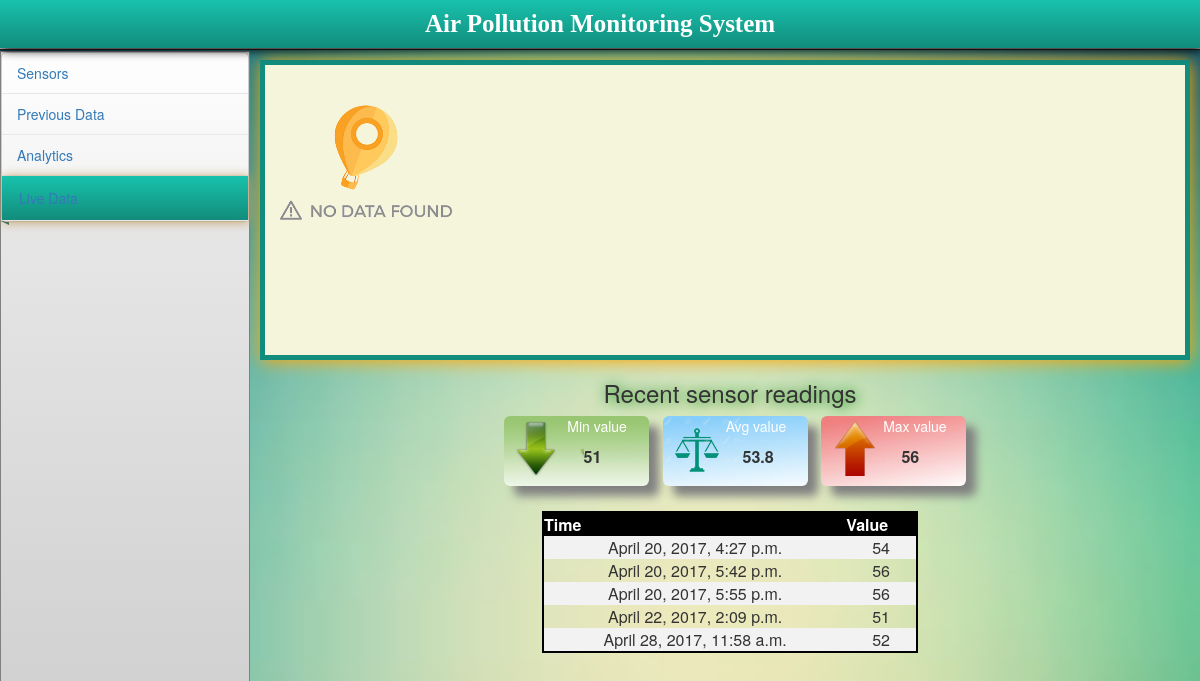
The page /live/ on the database its author committed.
### myapp/models.py (models this page shows, shortened)
class Sensor(models.Model):#Stores information about sensor values
    Sensor_name  = models.CharField(max_length=200,default=None)
    Sensor_value = models.CharField(max_length=200,default=None)
    Sensor_date  = models.DateTimeField(auto_now_add=True)

### myapp/views.py (the view)
# urls.py: url(r'^live/',myapp.views.live),
def  live(request):
        sensors1=Sensor.objects.all()
        count = Sensor.objects.all().count()
        sensors=sensors1.reverse()[count-1:]
        sensors2=sensors1.reverse()[count-5:]
	count2=sensors1.reverse()[count-5:].count()
	avg_1=sensors1.reverse()[count-5:].aggregate(Avg('Sensor_value'))
    	max1=sensors1.reverse()[count-5:].aggregate(Max('Sensor_value'))
    	min1=sensors2.aggregate(Min('Sensor_value'))
    	avg1=round(avg_1.get('Sensor_value__avg'),3)
        context  = {
        "sensors":sensors,"sensors2":sensors2,"count2":range(count2),"curr_time":datetime.datetime.now(),"avg1":avg1,"max1":max1,"min1":min1,
        }
        return render(request,"myapp/live_data.html",context)

### myapp/templates/myapp/live_data.html (shortened to what this page needs)
<html lang="en">
<head>
    {% load staticfiles %}
          <link rel="stylesheet" href="//cdnjs.cloudflare.com/ajax/libs/morris.js/0.5.1/morris.css">
    <link href="{% static 'myapp/all/bootstrap/css/bootstrap.min.css'%}" rel="stylesheet">
    <link href="{% static 'myapp/all/metisMenu/metisMenu.min.css'%}" rel="stylesheet">
    <link href="{% static 'myapp/all/datatables-plugins/dataTables.bootstrap.css'%}" rel="stylesheet">
    <link href="{% static 'myapp/all/datatables-responsive/dataTables.responsive.css'%}" rel="stylesheet">
    <link href="{% static 'myapp/css/sb-admin-2.css'%}" rel="stylesheet">
    <link href="{% static 'myapp/css/graph.css'%}" rel="stylesheet">
    <link href="{% static 'myapp/css/ul_styles.css'%}" rel="stylesheet">
    <link href="{% static 'myapp/all/font-awesome/css/font-awesome.min.css'%}" rel="stylesheet" type="text/css">
</head>
<body style="background-image:url('{% static 'myapp/all/grad2.jpg'%}');background-size:100%;">
<div id="wrapper1">
        <nav class="navbar navbar-default navbar-static-top" role="navigation" style="margin-bottom: 0;1position :fixed; width: 100%;background-color: #d2d2d2; border-color: #242424; ">
	<center><div class="heading">Air Pollution Monitoring System</div></center>
    </nav>
<div class="navbar-default sidebar" role="navigation; background-color: #f0ad4e;">
    <div   id="cssmenu" class="sidebar-nav navbar-collapse">
                <ul class="nav testing" id="side-menu">
                    <li><a href="/iot">Sensors</a></li>
		    <li><a href="/previous"> Previous Data</a></li>
                    <li ><a href="/analytics">Analytics</a></li>
                    <li class="active"><a href="/live">Live Data</a></li>
                </ul>
 </div>
</div>
 <div  class="live-chart"> <div id="containerpie" style="min-width: 310px; height: 300px; max-width: 600px; margin: 0 auto;border: 5px solid #128c7c;1background-image:url('{% static 'myapp/all/no-data1.png'%}');background-repeat: no-repeat; margin-top:10px;" ></div></div>
</div>
<center style="padding-left: 260px;">
<h3>Recent sensor readings</h3>
<center>
<div class="">
	<div class="min" style="background-image:url('{% static 'myapp/all/green.jpg'%}');background-size:100%;">
	<span class="span_heading">Min value</span>
	<span class="down" style="background-image:url('{% static 'myapp/all/down.png'%}');background-size:80%;" ><b>{{min1.Sensor_value__min}}</b></span>
</div>
<div class="avg" style="background-image:url('{% static 'myapp/all/blue.jpg'%}');background-size:100%;">
	<span class="span_heading">Avg value</span>
	<span class="middle1" style="background-image:url('{% static 'myapp/all/middle.png'%}');background-size:85%;"><b>{{avg1}}</b></span>
</div>
<div class="max" style="background-image:url('{% static 'myapp/all/red.jpg'%}');background-size:100%;">
	<span class="span_heading">Max value</span>
	<span class="up" style="background-image:url('{% static 'myapp/all/up.png'%}');background-size:85%;"><b>{{max1.Sensor_value__max}}</b></span>
</div>
</div>
</center>
<table class="live-table" align="center">
  <tr>
    <th>Time</th>
    <th>Value</th>
  </tr>
  {%for Sen in sensors2 %}
  <tr>
    <td>{{Sen.Sensor_date}}</td>
    <td>{{Sen.Sensor_value}}</td>
  </tr>
  {%endfor%}
</table>
</center>
</body>
</html>

### myapp/static/myapp/css/sb-admin-2.css (style rules this page uses)
body { background-color: #f8f8f8; }
body { height:100%; 1background: #eeeeee; 1background: -moz-linear-gradient(top, #eeeeee 0%, #cccccc 100%); 1background: -webkit-linear-gradient(top, #eeeeee 0%,#cccccc 100%); 1background: linear-gradient(to bottom, #eeeeee 0%,#cccccc 100%); filter: progid:DXImageTransform.Microsoft.gradient( startColorstr='#eeeeee', endColorstr='#cccccc',GradientType=0 ); copy }
div.heading { box-shadow: 2px 2px 10px black; padding: 10px 0px; font: 25px arial; color: white; font-family: fantasy; font-weight: bold; background: -webkit-linear-gradient(bottom, #128c7c, #18c2ac); background: -o-linear-gradient(bottom, #128c7c, #18c2ac); background: -ms-linear-gradient(bottom, #128c7c, #18c2ac); background: linear-gradient(to top, #128c7c, #18c2ac); 1box-shadow: 0 1px 1px rgba(0, 0, 0, 0.25); }
.sidebar .sidebar-nav.navbar-collapse { padding-left: 0; padding-right: 0; }
.sidebar ul li { border-bottom: 1px solid #e7e7e7; }
@media (min-width: 768px) { .sidebar { z-index: 1; position: absolute; width: 250px; margin-top: 1px; } }

### myapp/static/myapp/css/graph.css (style rules this page uses)
.min,.avg,.max { display: inline-block; height: 70px; width: 145px; background:gray; border-radius: 6px; margin-left: 10px; box-shadow: 10px 10px 10px grey; }
.up,.down,.middle1 { width: 58px; height: 60px; display: inline-block; float:left; padding-top: 30px; padding-left: 80px; font-size: 16px; }
.span_heading { margin-left: -38px; display: inline-block; color:white; }
#containerpie { max-width:none !important; }
.live-chart { margin-left:260px; margin-right: 10px; box-shadow: 1px 1px 17px orange; background: beige; }
h3 { text-shadow: 1px 1px 13px green; }
table.live-table { padding-left:260px; border: 2px solid black; margin-top:25px !important; }

### myapp/static/myapp/css/ul_styles.css (style rules this page uses)
#cssmenu ul li.active:after { position: absolute; right: -14px; 1width: 29.526912px; 1height: 29.526912px; background: #15a794; background: -moz-linear-gradient(-45deg, #128c7c, #18c2ac); background: -webkit-linear-gradient(-45deg, #128c7c, #18c2ac); background: -o-linear-gradient(-45deg, #128c7c, #18c2ac); background: -ms-linear-gradient(-45deg, #128c7c, #18c2ac); background: linear-gradient(-45deg, #128c7c, #18c2ac); -webkit-transform: rotate(45deg); -moz-transform: rotate(45deg); -ms-transform: rotate(45deg); -o-transform: rotate(45deg); transform: rotate(45deg); content: ""; }
#cssmenu ul.testing li.active:after { top:88px; }
#cssmenu ul li.active:before { -moz-transform: rotate(45deg); -ms-transform: rotate(45deg); -o-transform: rotate(45deg); transform: rotate(45deg); content: ""; }
#cssmenu ul li.active a:after { position: absolute; bottom: -7px; left: -11px; z-index: -1; width: 0; height: 0; border-top: 4px solid transparent; border-bottom: 4px solid transparent; border-left: 8px solid transparent; border-right: 8px solid #0b5a50; content: ""; }
#cssmenu ul#side-menu li.active { left: -8px; padding: 2px; background: #15a794; background: -moz-linear-gradient(bottom, #128c7c, #18c2ac); background: -webkit-linear-gradient(bottom, #128c7c, #18c2ac); background: -o-linear-gradient(bottom, #128c7c, #18c2ac); background: -ms-linear-gradient(bottom, #128c7c, #18c2ac); background: linear-gradient(to top, #128c7c, #18c2ac); box-shadow: 1px 1px 10px #bf9c61; }
#cssmenu ul { border: 1px solid #cccccc; border-radius: 5px; background: #ffffff; background: -moz-linear-gradient(bottom, #f0f0f0, #ffffff); background: -webkit-linear-gradient(bottom, #f0f0f0, #ffffff); background: -o-linear-gradient(bottom, #f0f0f0, #ffffff); background: -ms-linear-gradient(bottom, #f0f0f0, #ffffff); }
#cssmenu ul li { position:inherit; }
.navbar-default { 1height: 100%; margin-bottom: 0; border-color: #242424; min-width:250px; }
.sidebar { border: 1px solid gray; height:93%; background: #eeeeee; background: -moz-linear-gradient(top, #eeeeee 0%, #cccccc 100%); background: -webkit-linear-gradient(top, #eeeeee 0%,#cccccc 100%); background: linear-gradient(to bottom, #eeeeee 0%,#cccccc 100%); filter: progid:DXImageTransform.Microsoft.gradient( startColorstr='#eeeeee', endColorstr='#cccccc',GradientType=0 ); }
* { -webkit-box-sizing: border-box; -moz-box-sizing: border-box; box-sizing: border-box; }

### myapp/templates/myapp/live_data.html (style rules this page uses)
table { border-collapse: collapse; width: 40%; margin-top:2cm; }
th, td { text-align: center; padding: 5px; }
tr:nth-child(even) { background-color: #f2f2f2 }
th { background-color: #000000; color: white; }

### rows shown on the page
Sensor: Sensor_date "April 20, 2017, 4:27 p.m.", Sensor_value "54"
Sensor: Sensor_date "April 20, 2017, 5:42 p.m.", Sensor_value "56"
Sensor: Sensor_date "April 20, 2017, 5:55 p.m.", Sensor_value "56"
Sensor: Sensor_date "April 22, 2017, 2:09 p.m.", Sensor_value "51"
Sensor: Sensor_date "April 28, 2017, 11:58 a.m.", Sensor_value "52"

### other values the page prints
{{ min1.Sensor_value__min }} "51"
{{ avg1 }} "53.8"
{{ max1.Sensor_value__max }} "56"
